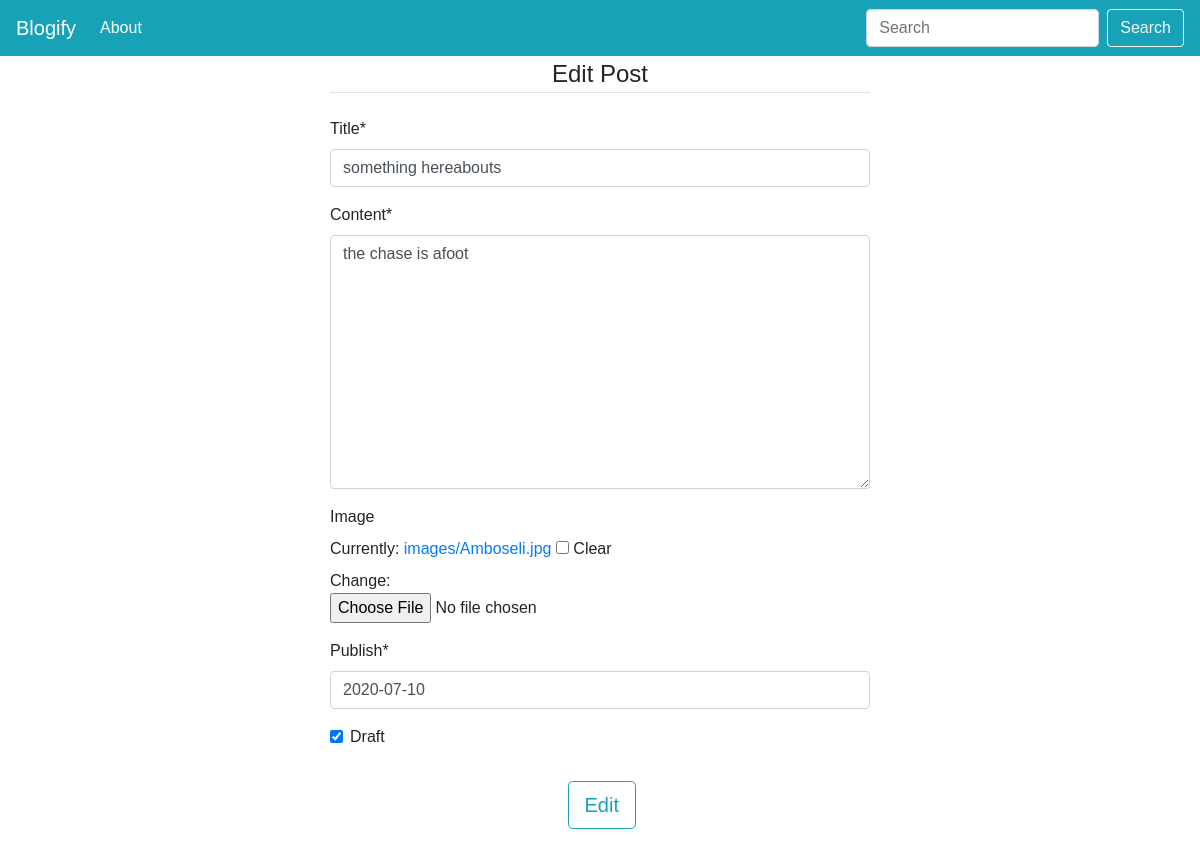
The page /update/8 (signed in) on the database as committed earlier.
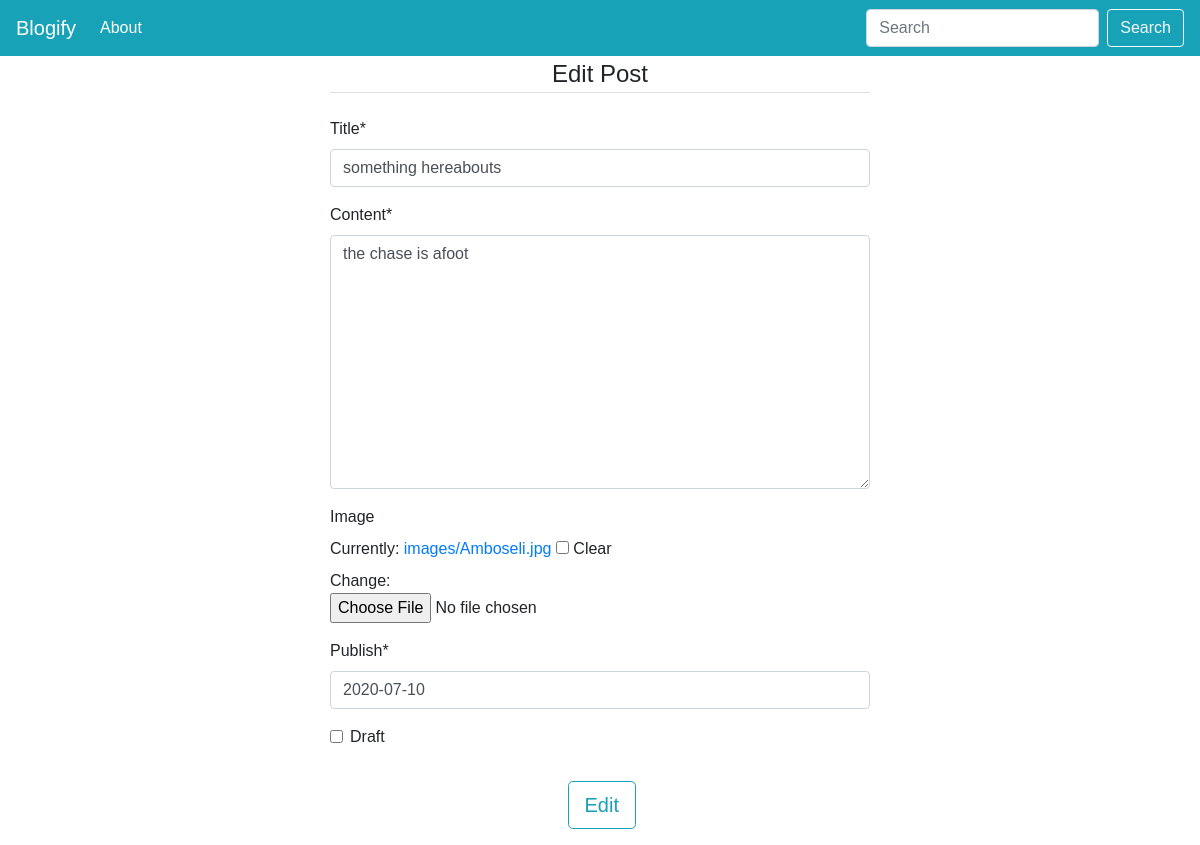
The same page on the database as committed later.
### blog/models.py (models this page shows, shortened)
class Post(models.Model):
    user = models.ForeignKey(settings.AUTH_USER_MODEL,  on_delete=models.CASCADE, default=1)
    title = models.CharField(max_length=100)
    slug = models.SlugField(unique=True)
    content = models.TextField()
    time_stamp = models.DateTimeField(auto_now_add=True)
    updated = models.DateTimeField(auto_now=True)
    image = models.ImageField(blank=True, null=True, width_field="width_field", height_field="height_field", upload_to='images/')
    height_field = models.IntegerField(default=0)
    width_field = models.IntegerField(default=0)
    draft = models.BooleanField(default=False)
    publish = models.DateField(auto_now_add=False, auto_now=False)
    objects = PostManager()

### blog/views.py (the view)
# urls.py: path('update/<int:pk>', views.update_post, name='update'),
def update_post(request, pk):
    if not request.user.is_authenticated:
        raise Http404
    post = get_object_or_404(Post, pk=pk)
    form = PostForm(request.POST or None, request.FILES or None, instance=post)
    if form.is_valid():
        post =form.save(commit=False)
        post.save()
        messages.success(request, "Post Edited Successfully")
        return HttpResponseRedirect(post.get_absolute_url())
    context = {
        "form": form,
        "post": post,
    }
    return render(request, 'blog/update.html', context)

### blog/forms.py
class PostForm(forms.ModelForm):
    class Meta:
        model = Post
        fields = ['title', 'content', 'image', 'publish', 'draft']

### blog/templates/blog/update.html (shortened to what this page needs)
{% extends 'blog/base.html' %}
{% load crispy_forms_tags %}
{% block content %}
<div class="container">
    <div class="row">
        <div class="col-md-3"></div>
        <div class="col-md-6">
            <form method="POST" enctype="multipart/form-data">
                <fieldset class="form-group">
                    <legend class="border-bottom mb-4 text-center">Edit Post</legend>
                    {{form|crispy}}
                </fieldset>
                <div class="row">
                    <div class="col-md-5"></div>
                    <div class="col-md-5">
                        <div class="form-group">
                            <button class="btn btn-outline-info btn-lg" type="submit">Edit</button>
                        </div>
                    </div>
                    <div class="col-md-2"></div>
                </div>
            </form>
        </div>
        <div class="col-md-3"></div>
    </div>
</div>
{% endblock %}

Rows that differ between the two databases and show on the page:
changed Post "something hereabouts": draft "☑" → "☐"
